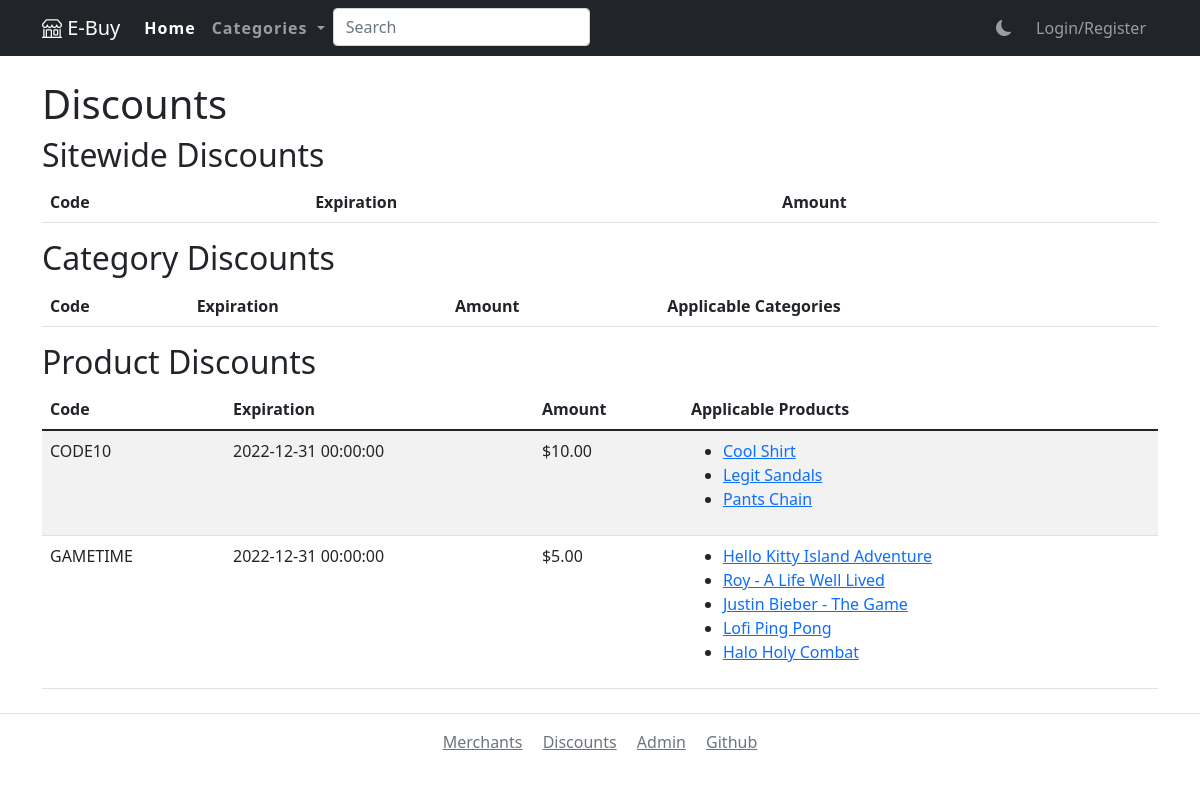
Page /discounts on the earlier database version.
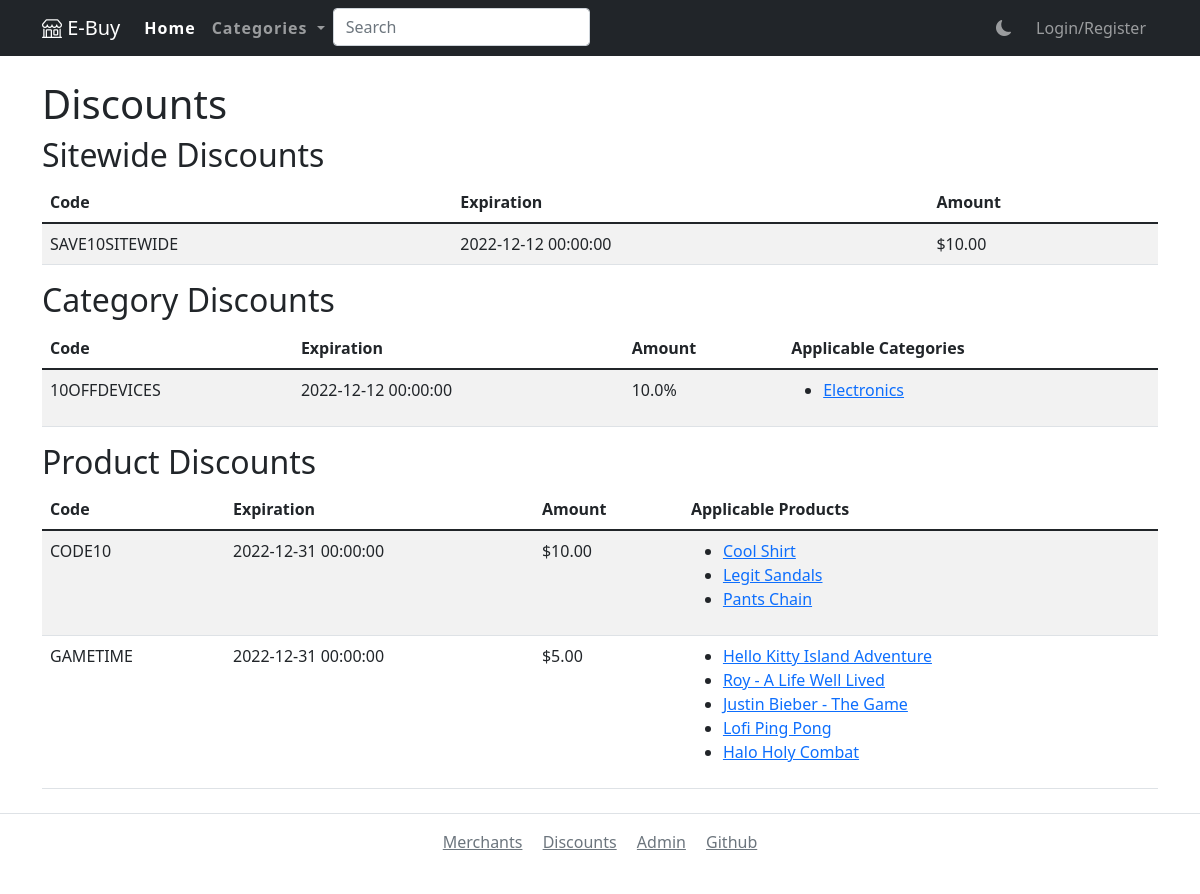
Same page on the later database version.
### app/models.py (models this page shows, shortened)
class Discount(db.Model):
    id = db.Column(db.Integer, primary_key=True)
    """The primary key of the discount"""
    code = db.Column(db.String(64), nullable=False, unique=True)
    """The code of the discount that the user can use"""
    expiration = db.Column(db.DateTime)
    """The expiration date of the discount"""
    details = db.Column(db.JSON, nullable=False)
    """A JSON attribute containing the details of the discount"""
    def is_valid(self):
        cur_date = datetime.today()
        return cur_date <= self.expiration

class Product(db.Model):
    id = db.Column(db.Integer, primary_key=True)
    """The primary key of the product"""
    category_id = db.Column(db.Integer, db.ForeignKey('category.id'))
    """The foreign key of the category the product belongs to"""
    merchant_id = db.Column(db.Integer, db.ForeignKey('user.id'))
    """The foreign key of the merchant User the product belongs to"""
    name = db.Column(db.String(128))
    """The name of the product"""
    price = db.Column(db.Float)
    """The price of the product"""
    description = db.Column(db.Text)
    """The description of the product"""
    reviews = db.relationship('Review', backref='product', lazy='dynamic')
    """A queryable database relationship that retrieves the reviews of the product"""
    images = db.relationship('Image', backref='product')
    """A instrumentedList that contains the Image objects related to the product"""
    orders = db.relationship("OrderRow", back_populates="product")
    """A relationship that retrieves orders of the product"""

class Category(db.Model):
    id = db.Column(db.Integer, primary_key=True)
    """The primary key of the category"""
    name = db.Column(db.String(128))
    """The name of the category"""
    products = db.relationship('Product', backref='category', lazy='dynamic')
    """A queryable relationship representing the products that belong to the category"""

### app/routes.py (the view)
@webapp.route('/discounts')
def discounts():
    rows = Discount.query.all()
    product_output = []
    output = []
    category_output = []
    for discount in rows:
        if discount.is_valid():
            if discount.details['type'] == 0:
                amount = '$' + f"{discount.details['amount']:.2f}" if not discount.details['percentage'] else \
                    str(100 * discount.details['amount']) + '%'
                products = []
                for id in discount.details["applicable_id"]:
                    products.append(Product.query.get(id))
                product_output.append({"code": discount.code, "expiration": discount.expiration, "amount": amount,
                                       "products": products})
            elif discount.details['type'] == 1:
                amount = '$' + f"{discount.details['amount']:.2f}" if not discount.details['percentage'] else \
                    str(100 * discount.details['amount']) + '%'
                categories = []
                for id in discount.details["applicable_id"]:
                    categories.append(Category.query.get(id))
                category_output.append({"code": discount.code, "expiration": discount.expiration, "amount": amount,
                                        "categories": categories})
            else:
                amount = '$' + f"{discount.details['amount']:.2f}" if not discount.details['percentage'] else \
                    str(100 * discount.details['amount']) + '%'
                output.append({"code": discount.code, "expiration": discount.expiration, "amount": amount})
    return render_template("discounts.html", a_discounts=output, p_discounts=product_output,
                           c_discounts=category_output)

### app/routes.py (called while the page is built)
def add_categories(func):
    def inner(*args, **kwargs):
        return func(*args, **kwargs, categories=get_category_dict())
    return inner

### app/utils.py (called while the page is built)
def get_category_dict():
    return {c.name: c.id for c in Category.query.all()}

### app/templates/discounts.html (shortened to what this page needs)
{% extends "base.html" %}
{% block main %}
    <div class="container">
        <h1>Discounts</h1>
        <h2>Sitewide Discounts</h2>
        <table class="table table-hover table-striped ">
            <thead>
            <tr>
                <th scope="col">Code</th>
                <th scope="col">Expiration</th>
                <th scope="col">Amount</th>
            </tr>
            </thead>
            <tbody>
            {% for discount in a_discounts %}
                <tr>
                    <td>{{ discount.code }}</td>
                    <td>{{ discount.expiration }}</td>
                    <td>{{ discount.amount }}</td>
                </tr>
            {% endfor %}
            </tbody>
        </table>
        <h2>Category Discounts</h2>
        <table class="table table-hover table-striped ">
            <thead>
            <tr>
                <th scope="col">Code</th>
                <th scope="col">Expiration</th>
                <th scope="col">Amount</th>
                <th scope="col">Applicable Categories</th>
            </tr>
            </thead>
            <tbody>
            {% for discount in c_discounts %}
                <tr>
                    <td>{{ discount.code }}</td>
                    <td>{{ discount.expiration }}</td>
                    <td>{{ discount.amount }}</td>
                    <td>
                        <ul>
                            {% for category in discount.categories %}
                                <li><a href="{{ '/category/%s' %category.id }}">{{ category.name }}</a></li>
                            {% endfor %}
                        </ul>
                    </td>
                </tr>
            {% endfor %}
            </tbody>
        </table>
        <h2>Product Discounts</h2>
        <table class="table table-hover table-striped ">
            <thead>
            <tr>
                <th scope="col">Code</th>
                <th scope="col">Expiration</th>
                <th scope="col">Amount</th>
                <th scope="col">Applicable Products</th>
            </tr>
            </thead>
            <tbody>
            {% for discount in p_discounts %}
                <tr>
                    <td>{{ discount.code }}</td>
                    <td>{{ discount.expiration }}</td>
                    <td>{{ discount.amount }}</td>
                    <td>
                        <ul>
                            {% for product in discount.products %}
                                <li><a href="{{ '/product/%s' %product.id }}">{{ product.name }}</a></li>
                            {% endfor %}
                        </ul>
                    </td>
                </tr>
            {% endfor %}
            </tbody>
        </table>
    </div>
{% endblock %}

Differences in the rows shown:
added Discount: code "SAVE10SITEWIDE", expiration "2022-12-12 00:00:00", amount "$10.00", shown under "Sitewide Discounts"
added Discount: code "10OFFDEVICES", expiration "2022-12-12 00:00:00", amount "10.0%", shown under "Category Discounts"
now on this page (row unchanged): Category: name "Electronics"
